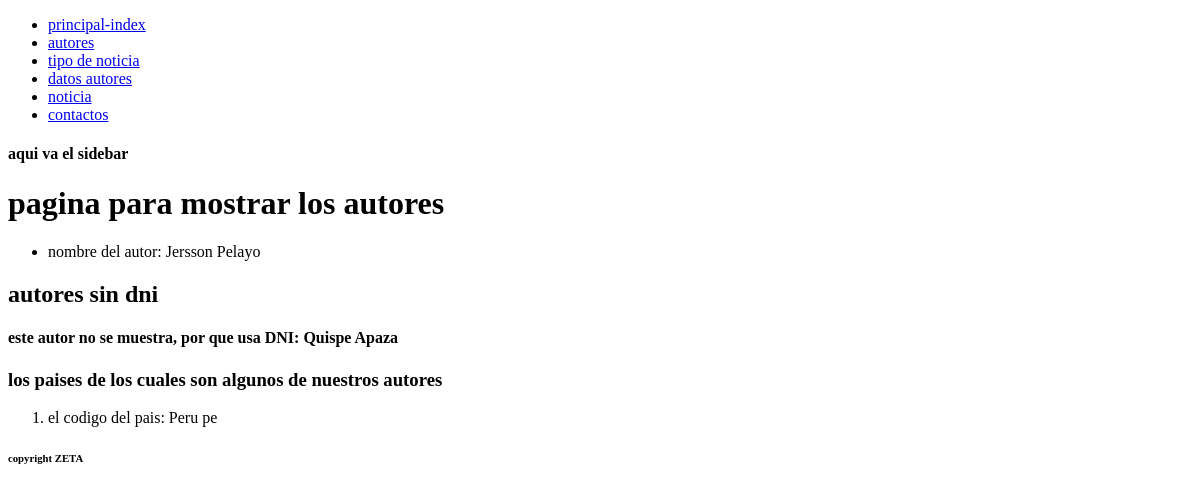
The app's page /autores/, older data.
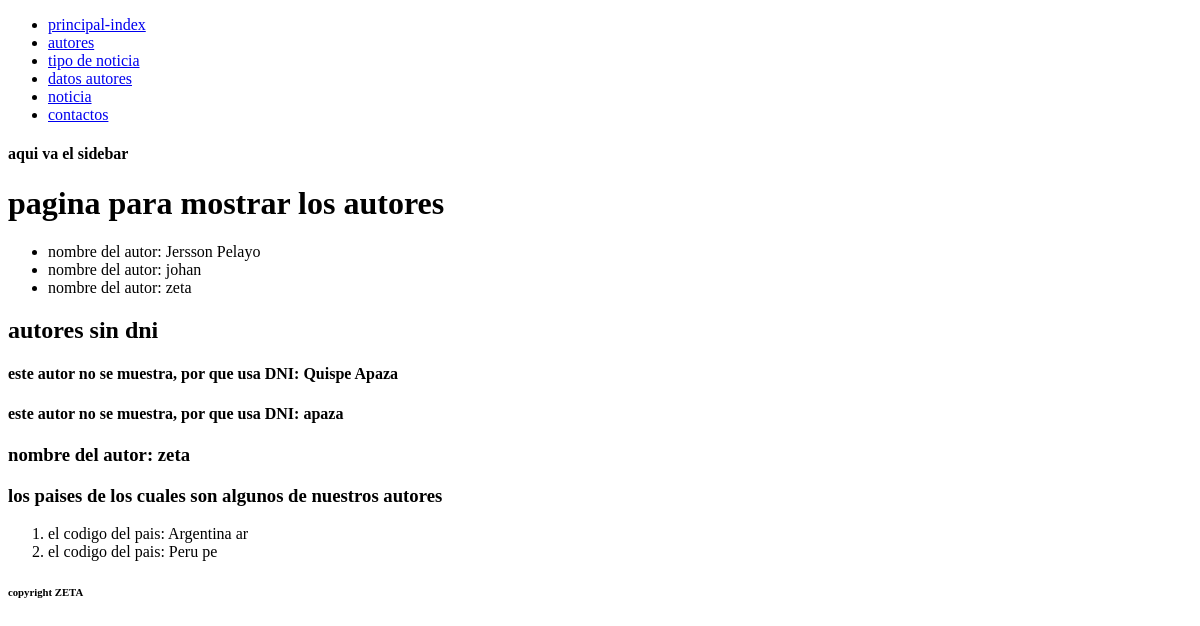
The same page, newer data.
### noticias/models.py (models this page shows, shortened)
class Autor(models.Model):
    tipodoc = models.ForeignKey(TipoDoc, on_delete=models.CASCADE, default=None)
    documento = models.CharField("Documento de identidad", max_length=16, blank=False, null=False, primary_key=True)
    nombres = models.CharField("Nombre del autor", max_length=200, blank=False, null=False, default=None)
    apellidos = models.CharField("Apellidos", max_length=200, blank=False, null=False, default=None)
    def get_foto(self):
        if self.image:
            return mark_safe(u'<img src="%s" width="60" height="75"/>' % self.image.url)
        else:
            return ''
    get_foto.short_description = 'Photo'
    get_foto.admin_order_field = 'name'
    image = models.ImageField(upload_to='images/', blank=False, default=None)
    pais = models.ForeignKey(Paises, on_delete=models.CASCADE, default=None)
    estado = models.BooleanField("Activo", default=True, blank=False, null=False)
    correo = models.EmailField("Correo Electronico", max_length=254, blank=False, null=False, default=None, validators=[RegexValidator(regex=r"\S{1,}@\S{2,}\.\S{2,}", message="Correo invalido")])
    telefono = models.CharField("Telefono", max_length=20, blank=False, null=False, default=None)
    fecha_creacion = models.DateField("Fecha de creacion", default=timezone.now, blank=False, null=False)
    class Meta:
        verbose_name = "Autor"
        verbose_name_plural = "Autores"
        ordering = ['nombres', 'apellidos']

class Paises(models.Model):
    codigo = models.CharField(max_length=2, blank=False, null=False, primary_key=True)
    Nombre = models.CharField("Nombre del pais", max_length=50, blank=False, null=False)
    class Meta:
        verbose_name = "Paises"
        verbose_name = "Paises"
        ordering = ["Nombre"]

### noticias/views.py (the view)
# urls.py: path('autores/',views.autores, name= 'autores'),
def autores(request):
    autores = Autor.objects.all()
    paises = Paises.objects.all()
    return render(request, "autores.html",
    {
        'autores': autores,
        'paises':paises,
    })

### noticias/templates/autores.html
{%extends 'layouts/base.html'%}
{% block content %}
{%include 'layouts/sidebar.html'%}
<body>
    <h1>pagina para mostrar los autores</h1>
    <ul>
    {% for autor in autores %}
        <li>nombre del autor: {{ autor.nombres }}</li>
    {%endfor%}
    </ul>
    <h2>autores sin dni</h2>
    {% for autor in autores %}
        {% if autor.tipodoc_id == 2 %}
            <h3>nombre del autor: {{ autor.nombres }}</h3>
        {%else%}
            <h4>este autor no se muestra, por que usa DNI: {{autor.apellidos}}</h4>
        {% endif %}
    {%endfor%}
<h3>los paises de los cuales son algunos de nuestros autores</h3>
<ol>
{% for pais in paises %}
<li>el codigo del pais: {{ pais.Nombre }} {{ pais.codigo}}</li>
{% endfor %}
</ol>
</body>
{%include 'layouts/footer.html'%}
{% endblock %}

### noticias/templates/layouts/base.html (shortened to what this page needs)
<!DOCTYPE html>
<html lang="en">
<head>
</head>
<body>
    <div>
        <ul>
            <li><a href="{% url 'noticias:index' %}">principal-index</a></li>
            <li><a href="{% url 'noticias:autores' %}">autores</a></li>
            <li><a href="{% url 'noticias:noticia' %}">tipo de noticia</a></li>
            <li><a href="{% url 'noticias:datosAutores'%}">datos autores</a></li>
            <li><a href="{% url 'noticias:noticias'%}">noticia</a></li>
            <li><a href="{% url 'noticias:contactos'%}">contactos</a></li>
        </ul>
    </div>
    <div class="contenido">
        {% block content%}
        {%endblock%}
    </div>
</body>
</html>

### noticias/templates/layouts/sidebar.html
<section>
    <h4>aqui va el sidebar</h4>
</section>

### noticias/templates/layouts/footer.html
<footer>
    <h6>copyright <b>ZETA</b></h6>
</footer>

Row changes from the older to the newer data that the page shows:
added Autor: nombres "johan", apellidos "apaza"
added Autor: nombres "zeta"
added Paises: Nombre "Argentina", codigo "ar"
